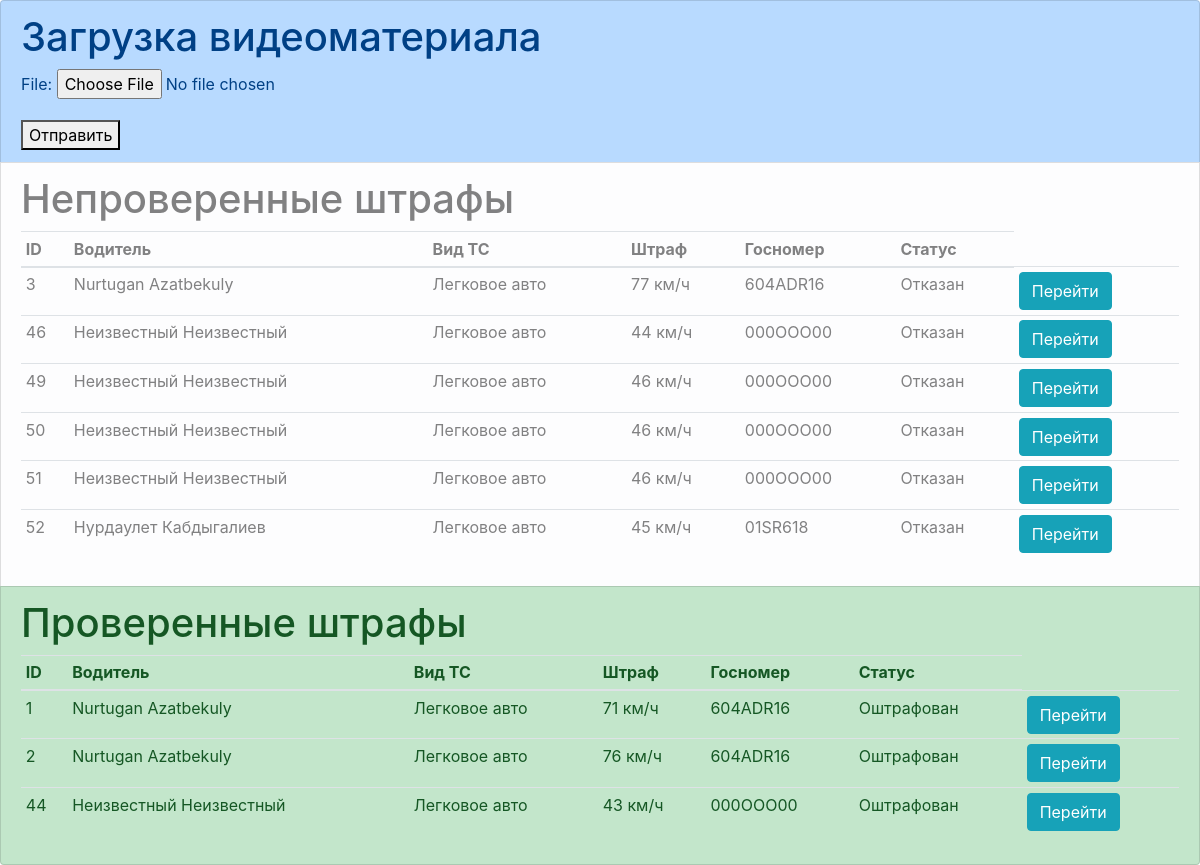
Page /fine on the committed database.
### SmartTraffic/models.py (models this page shows, shortened)
class Fine(models.Model):
    driver = models.ForeignKey(Driver, on_delete=models.CASCADE, default=999)
    fine_date = models.DateTimeField(default=timezone.now)
    speed = models.IntegerField()
    valid = models.BooleanField(default=False)
    check = models.BooleanField(default=False)
    accident_img = models.ImageField(upload_to='num_pics', blank=True)
    number_img = models.ImageField(upload_to='num_pics', blank=True)
    def get_absolute_url(self):
        return reverse('concrete_fine', kwargs={'id' : self.id})

class Driver(models.Model):
    name = models.CharField(max_length=100, blank=True)
    surname = models.CharField(max_length=100, blank=True)
    email = models.CharField(max_length=100, blank=True)
    vehicle = models.CharField(max_length=10, choices=VEHICLES, blank=True)
    number = models.CharField(max_length=20, blank=True)
    number_img = models.ImageField(upload_to='num_pics', blank=True)

### SmartTraffic/views.py (the view)
# urls.py: path('fine', fine, name='fine'),
def fine(request):
    if request.method == 'POST':
        form = VideoForm(request.POST, request.FILES)
        if form.is_valid():
            form.save()
            waytovid = 'media/files/' + str(form.cleaned_data['file'])
            VIDEO = waytovid
            print(waytovid)
            video_info = sv.VideoInfo.from_video_path(VIDEO)
            print(video_info)
            sv.process_video(source_path=VIDEO, target_path=f"result.mp4", callback=process_frame)
            return HttpResponseRedirect("fine")
    else:
        form = VideoForm
    context = {
        'tablepo': Fine.objects.filter(check=False),
        'validpo': Fine.objects.filter(check=True),
        'form': form
    }
    return render(request, 'fine.html', context)

### SmartTraffic/templates/fine.html (shortened to what this page needs)
{% extends 'base.html' %}
{% load static %}
{% block content %}
<div class="list-group">
  <a href="#" class="list-group-item list-group-item-action list-group-item-primary">
    <h1>Загрузка видеоматериала</h1>
    <div>
        <form method = "POST", enctype="multipart/form-data">
           {{ form.as_p }}
           <button type="submit">Отправить</button>
        </form>
    </div>
</a>
  <a href="#" class="list-group-item list-group-item-action list-group-item-light">
      <div>
    <h1>Непроверенные штрафы</h1>
    <table class="table table-sm">
      <thead>
        <tr>
            <th scope="col">ID</th>
            <th scope="col">Водитель</th>
            <th scope="col">Вид ТС</th>
            <th scope="col">Штраф</th>
            <th scope="col">Госномер</th>
            <th scope="col">Статус</th>
        </tr>
      </thead>
    <tbody>
    {% for t in tablepo %}
        <tr class='clickable-row' data-href='#'>
            <td scope="col">{{ t.pk }}</td>
            <td scope="col">{{ t.driver.name}} {{t.driver.surname}}</td>
            {% if t.driver.vehicle == 'car' %}
                <td scope="col">Легковое авто</td>
            {% elif t.driver.vehicle == 'bus' %}
                <td scope="col">Автобус</td>
            {% elif t.driver.vehicle == 'truck' %}
                <td scope="col">Грузовой</td>
            {% endif %}
            <td scope="col">{{ t.speed }} км/ч</td>
            <td scope="col">{{ t.driver.number }}</td>
            {% if t.valid == True %}
                <td scope="col">Оштрафован</td>
            {% elif t.valid == False %}
                <td scope="col">Отказан</td>
            {% endif %}
            <td scope="col"><a href="{{t.get_absolute_url}}" class="button btn btn-info">Перейти</a></td>
       </tr>
    {% endfor %}
  </tbody>
</table>
    </div>
  </a>
   <a href="#" class="list-group-item list-group-item-action list-group-item-success">
       <div>
    <h1>Проверенные штрафы</h1>
<table class="table table-sm">
      <thead>
        <tr>
            <th scope="col">ID</th>
            <th scope="col">Водитель</th>
            <th scope="col">Вид ТС</th>
            <th scope="col">Штраф</th>
            <th scope="col">Госномер</th>
            <th scope="col">Статус</th>
        </tr>
      </thead>
    <tbody>
    {% for t in validpo %}
        <tr class='clickable-row' data-href='#'>
            <td scope="col">{{ t.pk }}</td>
            <td scope="col">{{ t.driver.name}} {{t.driver.surname}}</td>
            {% if t.driver.vehicle == 'car' %}
                <td scope="col">Легковое авто</td>
            {% elif t.driver.vehicle == 'bus' %}
                <td scope="col">Автобус</td>
            {% elif t.driver.vehicle == 'truck' %}
                <td scope="col">Грузовой</td>
            {% endif %}
            <td scope="col">{{ t.speed }} км/ч</td>
            <td scope="col">{{ t.driver.number }}</td>
            {% if t.valid == True %}
                <td scope="col">Оштрафован</td>
            {% elif t.valid == False %}
                <td scope="col">Отказан</td>
            {% endif %}
            <td scope="col"><a href="{{t.get_absolute_url}}" class="button btn btn-info">Перейти</a></td>
       </tr>
    {% endfor %}
  </tbody>
</table>
    </div>
   </a>
</div>
{% endblock content %}

### SmartTraffic/templates/base.html (shortened to what this page needs)
{% load static %}
<!DOCTYPE html>
<html lang="en">
<head>
  	<link rel="stylesheet" type="text/css" href="{% static 'style.css' %}">
	<link rel="stylesheet" href="https://cdn.jsdelivr.net/npm/bootstrap-icons@1.8.1/font/bootstrap-icons.css">
  	<link rel="stylesheet" href="https://maxcdn.bootstrapcdn.com/bootstrap/4.0.0/css/bootstrap.min.css">
  	<link href='https://unpkg.com/boxicons@2.1.2/css/boxicons.min.css' rel='stylesheet'>
</head>
<body>
{% block content %}
{% endblock content %}
</body>
</html>

### rows in the picture
Fine: pk "3", driver.name "Nurtugan", driver.surname "Azatbekuly", shows "Легковое авто", speed "77", driver.number "604ADR16", valid "Отказан"
Fine: pk "46", driver.name "Неизвестный", driver.surname "Неизвестный", shows "Легковое авто", speed "44", driver.number "000OOO00", valid "Отказан"
Fine: pk "49", driver.name "Неизвестный", driver.surname "Неизвестный", shows "Легковое авто", speed "46", driver.number "000OOO00", valid "Отказан"
Fine: pk "50", driver.name "Неизвестный", driver.surname "Неизвестный", shows "Легковое авто", speed "46", driver.number "000OOO00", valid "Отказан"
Fine: pk "51", driver.name "Неизвестный", driver.surname "Неизвестный", shows "Легковое авто", speed "46", driver.number "000OOO00", valid "Отказан"
Fine: pk "52", driver.name "Нурдаулет", driver.surname "Кабдыгалиев", shows "Легковое авто", speed "45", driver.number "01SR618", valid "Отказан"
Fine: pk "1", driver.name "Nurtugan", driver.surname "Azatbekuly", shows "Легковое авто", speed "71", driver.number "604ADR16", valid "Оштрафован"
Fine: pk "2", driver.name "Nurtugan", driver.surname "Azatbekuly", shows "Легковое авто", speed "76", driver.number "604ADR16", valid "Оштрафован"
Fine: pk "44", driver.name "Неизвестный", driver.surname "Неизвестный", shows "Легковое авто", speed "43", driver.number "000OOO00", valid "Оштрафован"
